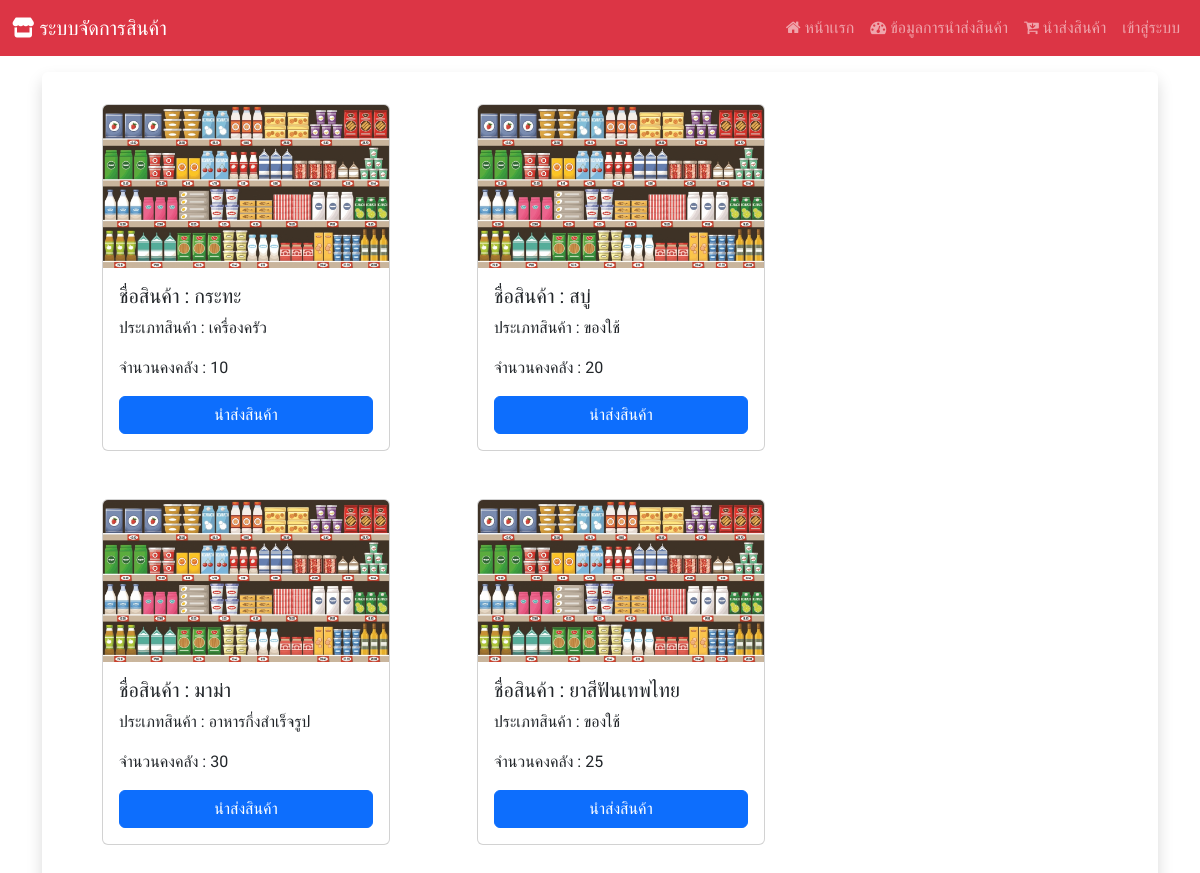
The page / on the database its author committed.
### Hospital_app/models.py (models this page shows, shortened)
class product(models.Model):
    product_id = models.AutoField(primary_key=True)
    product_name = models.CharField(max_length=255)
    product_type = models.ForeignKey(d_type, on_delete=models.CASCADE)
    product_qty = models.IntegerField()
    product_exp = models.DateField()

class d_type(models.Model):
    type_id = models.AutoField(primary_key=True)
    type_name = models.CharField(max_length=255)
    def __str__(self):
        return f"{self.type_name}"

### Hospital_app/views.py (the view)
# urls.py: path('',views.home),
def home(request):
    show_product = product.objects.all()
    context  = {"product_data" : show_product}
    return render(request,'product_data.html',context)

### Hospital_app/templates/product_data.html (shortened to what this page needs)
{%extends "base.html"%}
{% block content %}
<div
  class="container my-3 d-flex justify-content-center align-items-center shadow rounded"
>
  <div class="row">
    {% for i in product_data %}
    <div class="col-lg-3 col-md-6 me-5 ms-5 mb-5">
      <div class="card" style="width: 18rem">
        <img src="static/images/product/product.jpg" class="card-img-top" alt=" {{ i.product_name }}" />
        <div class="card-body">
          <h5 class="card-title">ชื่อสินค้า : {{ i.product_name }}</h5>
          <p class="card-text">ประเภทสินค้า : {{ i.product_type }}</p>
          <p class="card-text">จำนวนคงคลัง : {{ i.product_qty }}</p>
          <a href="#" class="btn btn-primary w-100">นำส่งสินค้า</a>
        </div>
      </div>
    </div>
    {% endfor %}
  </div>
</div>
{% endblock content %}

### Hospital_app/templates/base.html (style rules this page uses)
body { font-family: 'K2D', sans-serif; }

### rows shown on the page
product: product_name "กระทะ", product_type "เครื่องครัว", product_qty "10"
product: product_name "สบู่", product_type "ของใช้", product_qty "20"
product: product_name "มาม่า", product_type "อาหารกึ่งสำเร็จรูป", product_qty "30"
product: product_name "ยาสีฟันเทพไทย", product_type "ของใช้", product_qty "25"
